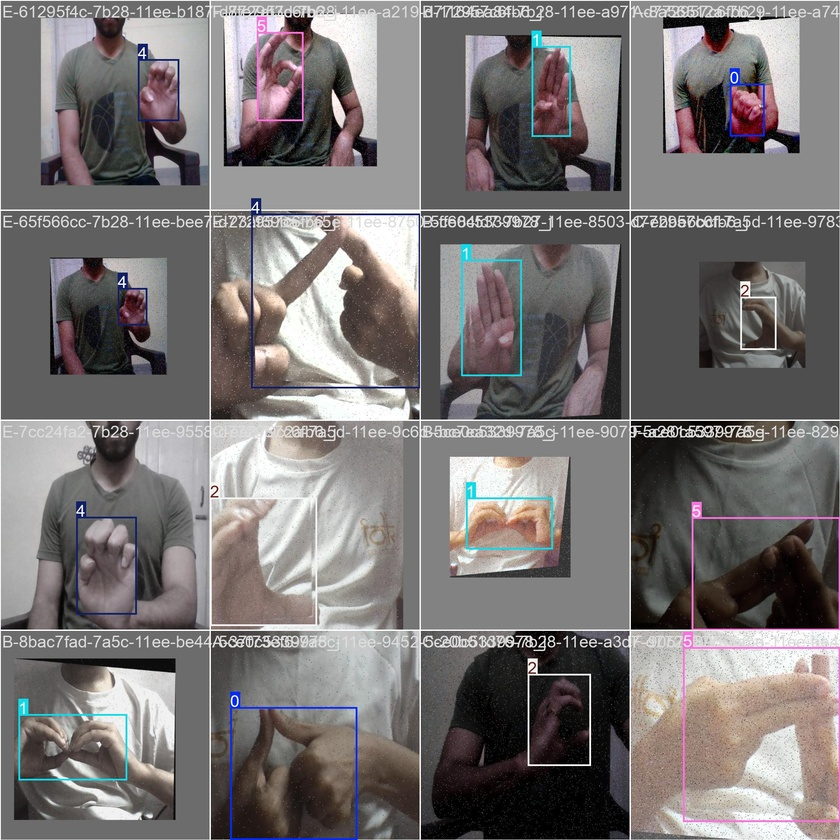
#> input picture FastSAM/_YOLOV8_HandGesture/hand_gesture/train_batch0.jpg, 840 x 840 px, shrunk from 1920 x 1920 before the run, given in place of 1.000.jpg, which was not available
$ python draw_grid_test.py
#> lines starting #> are read from the running program, lines starting #| are printed output that depends on the picture; after the words box and inside, x2 and y2 are one past the last pixel; in counts of white or black regions, pixels touching at a corner belong together; pictures that were not available may be replaced by others from this repository, and a replacement may not be noted
import cv2
import numpy as np
import os

# 计算两条线段的交点
# [31 lines left out: functions get_line_intersection, extend_line, merge_lines, not called in this run]

# 计算二值图像的质心
def calculate_mask_center(mask):
    moments = cv2.moments(mask)
    if moments['m00'] != 0:
        center_x = int(moments['m10'] / moments['m00'])
        center_y = int(moments['m01'] / moments['m00'])
        return center_x, center_y
    else:
        return None

# 计算两点之间的等分点
# [146 lines left out: functions calculate_division_points, draw_division_points, filter_points_in_image, not called in this run]

# 在detect_and_merge_lines中调用时获取23个点
def detect_and_merge_lines(image, mask):
    contours, _ = cv2.findContours(mask, cv2.RETR_EXTERNAL, cv2.CHAIN_APPROX_SIMPLE)

    if len(contours) == 0:
        return image, []

    largest_contour = max(contours, key=cv2.contourArea)
    x, y, w, h = cv2.boundingRect(largest_contour)

    mask_center = calculate_mask_center(mask)
    if mask_center:
        center_x, center_y = mask_center
        cv2.circle(image, (center_x, center_y), 5, (255, 255, 255), -1)
        cv2.putText(image, f"Center ({center_x}, {center_y})", (center_x + 10, center_y - 10),
                    cv2.FONT_HERSHEY_SIMPLEX, 0.5, (255, 255, 255), 1)

    top_region = (int(x + 0.2 * w), y - int(0.3 * h), int(x + 0.8 * w), y + int(0.2 * h))
    bottom_region = (int(x + 0.2 * w), y + h - int(0.2 * h), int(x + 0.8 * w), y + h + int(0.3 * h))
    left_region = (x - int(0.3 * w), int(y + 0.2 * h), x + int(0.2 * w), int(y + 0.8 * h))
    right_region = (x + w - int(0.2 * w), int(y + 0.2 * h), x + w + int(0.3 * w), int(y + 0.8 * h))

    regions = [(top_region, 'horizontal'), (bottom_region, 'horizontal'),
               (left_region, 'vertical'), (right_region, 'vertical')]

    height, width = mask.shape[:2]

    for region, _ in regions:
        x_start = max(0, region[0])
        y_start = max(0, region[1])
        x_end = min(width, region[2])
        y_end = min(height, region[3])

        cv2.rectangle(image, (x_start, y_start), (x_end, y_end), (0, 255, 0), 2)

    all_lines = []
    for region, direction in regions:
        x_start = max(0, region[0])
        y_start = max(0, region[1])
        x_end = min(width, region[2])
        y_end = min(height, region[3])

        mask_region = mask[y_start:y_end, x_start:x_end]

        if mask_region.size == 0:
            continue

        mask_region_smooth = cv2.GaussianBlur(mask_region, (5, 5), 0)
        edges = cv2.Canny(mask_region_smooth, 50, 150, apertureSize=3)
        lines = cv2.HoughLinesP(edges, 1, np.pi / 180, threshold=80, minLineLength=50, maxLineGap=15)

        if lines is not None:
            lines = [line[0] for line in lines]
            merged_line = merge_lines(lines)
            if merged_line is not None:
                extended_line = extend_line(*merged_line)
                cv2.line(image, (extended_line[0] + x_start, extended_line[1] + y_start),
                          (extended_line[2] + x_start, extended_line[3] + y_start), (255, 0, 0), 2)
                all_lines.append([extended_line[0] + x_start, extended_line[1] + y_start,
                                  extended_line[2] + x_start, extended_line[3] + y_start])

    if len(all_lines) >= 4:
        corners = []
        for i in range(len(all_lines)):
            for j in range(i + 1, len(all_lines)):
                intersection = get_line_intersection(all_lines[i], all_lines[j])
                if intersection is not None:
                    corners.append(intersection)

        filtered_corners = filter_points_in_image(corners, image.shape)

        if len(filtered_corners) == 4:
            # 传递角点并获取 23 个点的坐标
            points_coordinates = draw_division_points(image, filtered_corners)
            return image, points_coordinates

    return image, []


# 辅助函数，判断点是否在四边形内
# [20 lines left out: function is_point_in_rect, not called in this run]


# 获取所有格子的顶点坐标
def get_grid_coordinates(image, points_coordinates):
    grids = [
        [points_coordinates[0], points_coordinates[4], points_coordinates[7], points_coordinates[14]],  # 格子1
        [points_coordinates[4], points_coordinates[5], points_coordinates[14], points_coordinates[15]],  # 格子2
        [points_coordinates[5], points_coordinates[6], points_coordinates[15], points_coordinates[16]],  # 格子3
        [points_coordinates[6], points_coordinates[1], points_coordinates[16], points_coordinates[10]],   # 格子4
        [points_coordinates[7], points_coordinates[14], points_coordinates[8], points_coordinates[17]],  # 格子5
        [points_coordinates[14], points_coordinates[15], points_coordinates[17], points_coordinates[18]], # 格子6
        [points_coordinates[15], points_coordinates[16], points_coordinates[18], points_coordinates[19]], # 格子7
        [points_coordinates[16], points_coordinates[10], points_coordinates[19], points_coordinates[11]],  # 格子8
        [points_coordinates[8], points_coordinates[17], points_coordinates[9], points_coordinates[20]], # 格子9
        [points_coordinates[17], points_coordinates[18], points_coordinates[20], points_coordinates[20]], # 格子10
        [points_coordinates[18], points_coordinates[19], points_coordinates[21], points_coordinates[22]], # 格子11
        [points_coordinates[19], points_coordinates[11], points_coordinates[22], points_coordinates[12]],  # 格子12
        [points_coordinates[9], points_coordinates[21], points_coordinates[2], points_coordinates[13]],   # 格子13
        [points_coordinates[21], points_coordinates[12], points_coordinates[13], points_coordinates[3]]   # 格子14
    ]

    # 遍历每个格子，并在图像的格子中心显示格子编号
    for idx, grid in enumerate(grids):
        # 计算格子中心
        center_x = int((grid[0][0] + grid[1][0] + grid[2][0] + grid[3][0]) / 4)
        center_y = int((grid[0][1] + grid[1][1] + grid[2][1] + grid[3][1]) / 4)

        # 在格子中心绘制编号
        cv2.putText(image, f"Grid {idx + 1}", (center_x - 20, center_y),
                    cv2.FONT_HERSHEY_SIMPLEX, 0.6, (255, 0, 0), 2)

    return grids


# 判断输入坐标在哪个小格子中
def find_grid_for_point(point, grid_points,image):
    """
    根据14个格子顶点，找到输入点所在的小格子
    :param point: 输入点 (x, y)
    :param grid_points: 23个点坐标的列表
    :return: 找到的格子编号 (或者其它信息)
    """
    grids = get_grid_coordinates(image,grid_points)  # 获取每个格子的顶点

    # 遍历每个格子，判断输入点在哪个格子内
    for idx, grid in enumerate(grids):
        if is_point_in_rect(point, grid):
            return f"Point is in grid {idx+1}"

    return "Point is not in any grid"

# 示例调用
# 替换显示图像的部分
# 示例调用
lower_orange = np.array([5, 100, 100])  # HSV 颜色的下限
upper_orange = np.array([15, 255, 255])  # HSV 颜色的上限

# 读取图片
image = cv2.imread('./frames_output_text/1.000.jpg')  # 替换为你的图像路径
#> image is the input picture: shape (840, 840, 3); mean B, G, R 116.5, 116.6, 120.7
hsv_image = cv2.cvtColor(image, cv2.COLOR_BGR2HSV)
#> hsv_image: shape (840, 840, 3); mean H, S, V 43.4, 25.6, 123.1
mask = cv2.inRange(hsv_image, lower_orange, upper_orange)
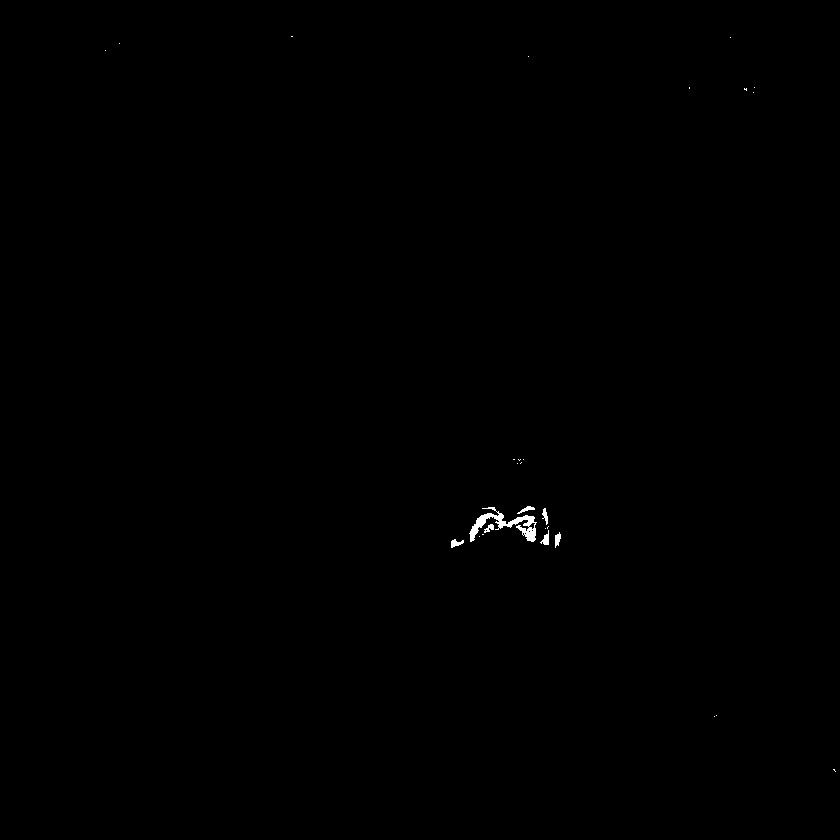
#> mask: shape (840, 840); 0.16% white; 28 white regions (21 under 20 px)

# 检测和合并线段并获取23个点的坐标
result_image, points_coordinates = detect_and_merge_lines(image, mask)
#> in detect_and_merge_lines, `contours, _ = cv2.findContours(mask, cv2.RETR_EXTERNAL, cv2.CHAIN_APPR..`: contours = 28 contours, 21 with area under 20; largest, box (x1, y1, x2, y2) and area: (469, 507, 537, 542) 606, (451, 539, 464, 548) 48, (540, 530, 549, 545) 48, (555, 532, 561, 548) 44, (517, 506, 535, 514) 36, (542, 508, 548, 525) 36, (484, 524, 494, 533) 32
#> in detect_and_merge_lines, `largest_contour = max(contours, key=cv2.contourArea)`: largest_contour = contour of 197 points, box (x1, y1, x2, y2) (469, 507, 537, 542), area 606
#> in detect_and_merge_lines, `x, y, w, h = cv2.boundingRect(largest_contour)`: x = 469; y = 507; w = 68; h = 35
#> in calculate_mask_center, `moments = cv2.moments(mask)`: moments = moments, m00 287895, centre m10/m00, m01/m00 = (512.7, 520.3)
#> in calculate_mask_center, `center_x = int(moments['m10'] / moments['m00'])`: center_x = 512
#> in calculate_mask_center, `center_y = int(moments['m01'] / moments['m00'])`: center_y = 520
#> in detect_and_merge_lines, `mask_center = calculate_mask_center(mask)`: mask_center = (512, 520)
#> in detect_and_merge_lines, `center_x, center_y = mask_center`: center_x = 512; center_y = 520
#> in detect_and_merge_lines, `cv2.circle(image, (center_x, center_y), 5, (255, 255, 255), -1)`: image: shape (840, 840, 3); 0.01% of pixels changed, all inside (x1, y1, x2, y2) = (507, 515, 518, 526)
#> in detect_and_merge_lines, `cv2.putText(image, f"Center ({center_x}, {center_y})", (center_x + 10,..`:
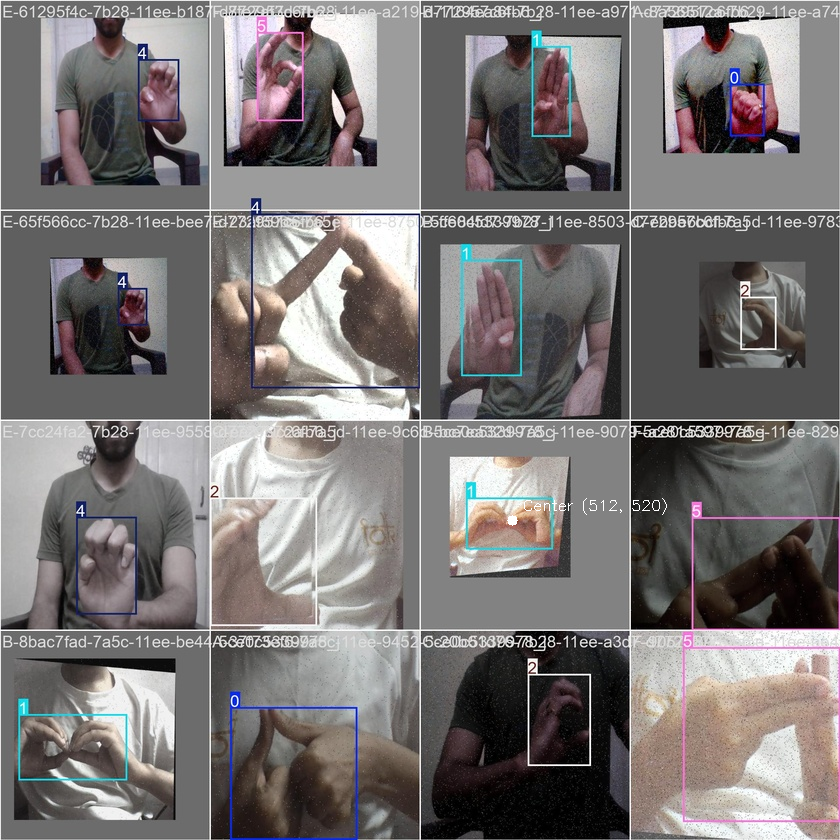
#> image: shape (840, 840, 3); mean B, G, R 116.6, 116.7, 120.8
#> in detect_and_merge_lines, `top_region = (int(x + 0.2 * w), y - int(0.3 * h), int(x + 0.8 * w), y ..`: top_region = (482, 497, 523, 514)
#> in detect_and_merge_lines, `bottom_region = (int(x + 0.2 * w), y + h - int(0.2 * h), int(x + 0.8 *..`: bottom_region = (482, 535, 523, 552)
#> in detect_and_merge_lines, `left_region = (x - int(0.3 * w), int(y + 0.2 * h), x + int(0.2 * w), i..`: left_region = (449, 514, 482, 535)
#> in detect_and_merge_lines, `right_region = (x + w - int(0.2 * w), int(y + 0.2 * h), x + w + int(0...`: right_region = (524, 514, 557, 535)
#> in detect_and_merge_lines, `regions = [(top_region, 'horizontal'), (bottom_region, 'horizontal'), ..`: regions = [((482, 497, 523, 514), 'horizontal'), ((482, 535, 523, 552), 'horizontal'), ((449, 514, 482, 535), 'vertical'), ((524, 514, 557, 535), 'vertical')]
#> the loop in detect_and_merge_lines, `for region, _ in regions:` made 4 passes
#> after the loop in detect_and_merge_lines, `for region, _ in regions:`:
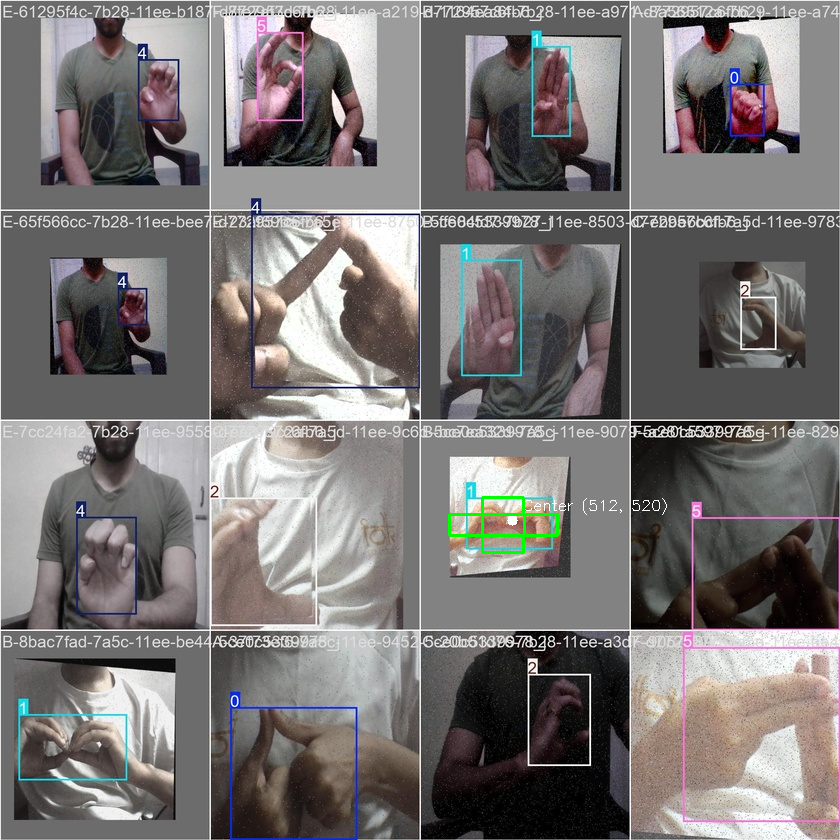
#> image: shape (840, 840, 3); 0.19% of pixels changed, all inside (x1, y1, x2, y2) = (448, 496, 559, 554)
#> the loop in detect_and_merge_lines, `for region, direction in regions:` made 4 passes
#> pass 3, in detect_and_merge_lines, `edges = cv2.Canny(mask_region_smooth, 50, 150, apertureSize=3)`:
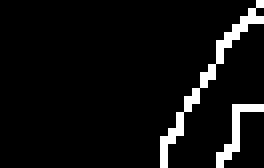
#> edges: shape (21, 33) (shown 8 times larger); 6.2% white in thin lines or dots, all inside (x1, y1, x2, y2) = (20, 0, 33, 21)
#> after the loop in detect_and_merge_lines, `for region, direction in regions:`:
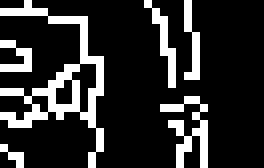
#> edges: shape (21, 33) (shown 8 times larger); 17.9% white in thin lines or dots, all inside (x1, y1, x2, y2) = (0, 0, 26, 21)
#> after the loop in detect_and_merge_lines, `for region, direction in regions:`:
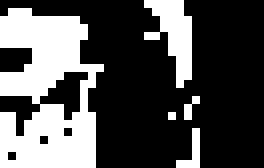
#> mask_region: shape (21, 33) (shown 8 times larger); 31.7% white; 5 white regions (3 under 20 px), largest, box (x1, y1, x2, y2) and area: (0, 1, 13, 21) 174, (18, 0, 24, 11) 35
#> after the loop in detect_and_merge_lines, `for region, direction in regions:`:
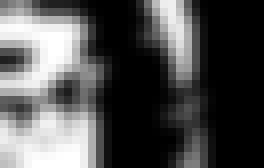
#> mask_region_smooth: shape (21, 33) (shown 8 times larger); min 0, max 255, mean 81
#> after the loop in detect_and_merge_lines, `for region, direction in regions:`: all_lines = []
#> points_coordinates = []

# 输出点的坐标
print("23 个点的坐标：")
for i, point in enumerate(points_coordinates):
    print(f"Point {i+1}: {point}")
#> this loop made 0 passes

# 输入坐标
x = int(input("请输入坐标 x: "))
#> the answer given: 3
y = int(input("请输入坐标 y: "))
#> the answer given: 3
input_point = (x, y)

# 在图像上显示输入的坐标点
cv2.circle(result_image, input_point, 8, (0, 0, 255), -1)  # 在图像上标记输入点（红色圆点）
#> result_image: shape (840, 840, 3); 0.02% of pixels changed, all inside (x1, y1, x2, y2) = (0, 0, 12, 12)
cv2.putText(result_image, f"Input ({x}, {y})", (x + 10, y - 10), cv2.FONT_HERSHEY_SIMPLEX, 0.6, (255, 255, 255), 2)

# 查找坐标所在的格子
grid_result = find_grid_for_point(input_point, points_coordinates,result_image)
#> (the run stopped early here; a loop or call above may not have finished)

$ run again, on FastSAM/_YOLOV8_HandGesture/hand_gesture/train_batch1.jpg
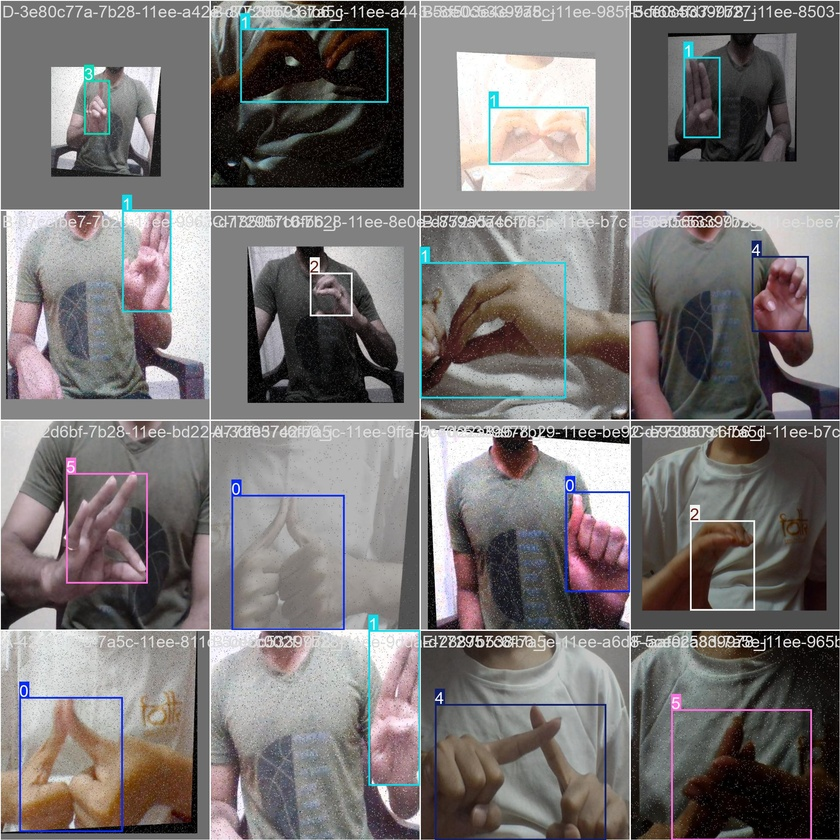
#> input picture FastSAM/_YOLOV8_HandGesture/hand_gesture/train_batch1.jpg, 840 x 840 px, shrunk from 1920 x 1920 before the run, given in place of 1.000.jpg, which was not available
#> image is the input picture: shape (840, 840, 3); mean B, G, R 116.7, 117.1, 121.3
#> hsv_image: shape (840, 840, 3); mean H, S, V 51, 35.6, 124.9
#> `mask = cv2.inRange(hsv_image, lower_orange, upper_orange)`:
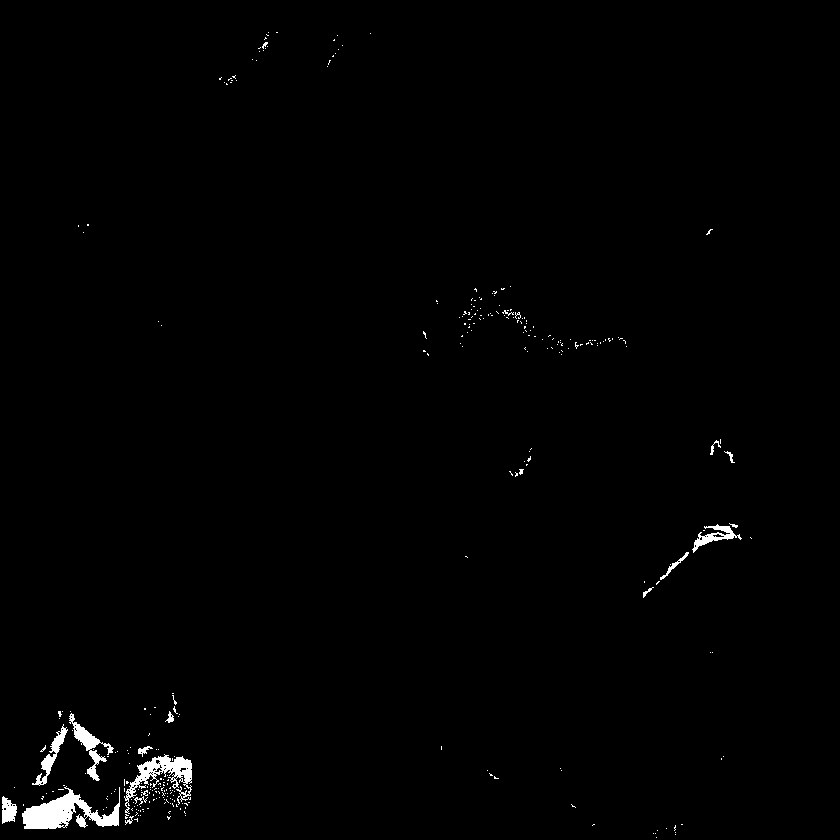
#> mask: shape (840, 840); 0.91% white; 309 white regions (290 under 20 px)
#> contours = 309 contours, 297 with area under 20; largest, box (x1, y1, x2, y2) and area: (22, 786, 120, 829) 1775, (124, 754, 192, 814) 1124, (69, 713, 114, 781) 584, (32, 724, 68, 786) 404, (692, 524, 742, 553) 370
#> largest_contour = contour of 210 points, box (x1, y1, x2, y2) (22, 786, 120, 829), area 1775
#> x = 22; y = 786; w = 98; h = 43
#> moments = moments, m00 1635570, centre m10/m00, m01/m00 = (192.4, 722.8)
#> in calculate_mask_center, `center_x = int(moments['m10'] / moments['m00'])`: center_x = 192
#> in calculate_mask_center, `center_y = int(moments['m01'] / moments['m00'])`: center_y = 722
#> mask_center = (192, 722)
#> in detect_and_merge_lines, `center_x, center_y = mask_center`: center_x = 192; center_y = 722
#> top_region = (41, 774, 100, 794)
#> bottom_region = (41, 821, 100, 841)
#> left_region = (-7, 794, 41, 820)
#> right_region = (101, 794, 149, 820)
#> regions = [((41, 774, 100, 794), 'horizontal'), ((41, 821, 100, 841), 'horizontal'), ((-7, 794, 41, 820), 'vertical'), ((101, 794, 149, 820), 'vertical')]
#> the loop in detect_and_merge_lines, `for region, _ in regions:` made 4 passes
#> the loop in detect_and_merge_lines, `for region, direction in regions:` made 4 passes
#> after the loop in detect_and_merge_lines, `for region, direction in regions:`:
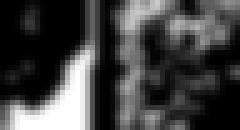
#> mask_region_smooth: shape (26, 48) (shown 5 times larger); min 0, max 255, mean 66.5
#> after the loop in detect_and_merge_lines, `for region, direction in regions:`: all_lines = []
#> result_image: shape (840, 840, 3); mean B, G, R 116.5, 117.4, 121
